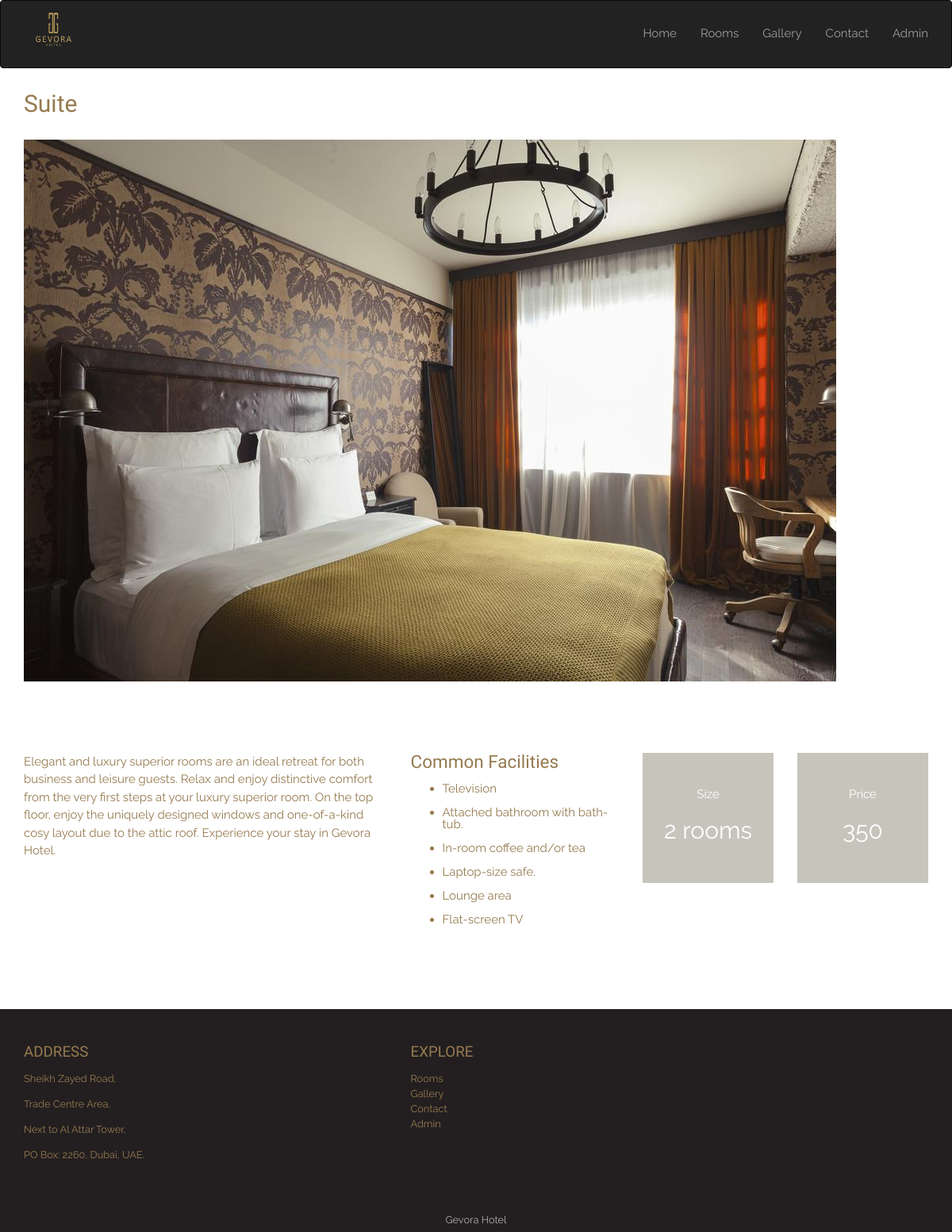
The app's page /room-details.php?id=4 with its own data.
### tables this page shows
CREATE TABLE `rooms` (
  `id` int(10) NOT NULL,
  `title` varchar(200) NOT NULL,
  `description` varchar(50000) NOT NULL,
  `size` varchar(10) NOT NULL,
  `price` varchar(10) NOT NULL,
  `image1` varchar(20) NOT NULL
);

### room-details.php (the view)
<?php include 'header.php';?>
<?php
    require_once('db.php');
    if(isset($_GET['id'])){
        $id = $_GET['id'];
        $q = "SELECT * FROM rooms WHERE rooms.id = $id";
        $run = mysqli_query($con, $q);
        $row = mysqli_fetch_array($run);
    }
?>
<div class="container">
<h1 class="title"><?php echo $row['title']; ?></h1>
            <div id="RoomDetails" >
                <img src="images/photos/<?php echo $row['image1']; ?>" >
            </div>
<div class="room-features spacer">
  <div class="row">
    <div class="col-sm-12 col-md-5">
    <p><?php echo $row['description']; ?></p>
    </div>
    <div class="col-sm-6 col-md-3 amenitites">
    <h3>Common Facilities</h3>
    <ul>
      <li>Television</li>
      <li>Attached bathroom with bath-tub.</li>
      <li>In-room coffee and/or tea</li>
      <li>Laptop-size safe.</li>
      <li>Lounge area</li>
      <li>Flat-screen TV</li>
    </ul>
    </div>
    <div class="col-sm-3 col-md-2">
      <div class="size-price">Size<span><?php echo $row['size']; ?> rooms</span></div>
    </div>
    <div class="col-sm-3 col-md-2">
      <div class="size-price">Price<span><?php echo $row['price']; ?></span></div>
    </div>
  </div>
</div>
</div>
<?php include 'footer.php';?>

### assets/style.css (style rules this page uses)
body { background-color: #fff; font-family: 'Raleway', sans-serif; font-size: 15px; line-height: 15px; color: #967a50; }
h1,h2,h3,h4,h5,h6 { font-family:'Old Standard TT', serif;line-height: 1em;margin: 0; }
h1 { font-size: 5em; }
h1.title,h2 { font-size: 2em;line-height: 3em; }
h3 { font-size: 1.5em; margin-bottom: 0.70em; }
p { margin-bottom: 1em;line-height: 1.5em; }
.spacer { padding:6em 0; }
.room-features .amenitites li { margin-bottom: 1em; }
.room-features .size-price { background-color: #C7C5BB; padding: 2em 0; text-align: center; color: #fff; height: 10.97em; line-height: 3em; }
.room-features .size-price span { display: block; font-size: 2em; }

### records on screen
rooms: title "Suite", image1 (picture), description "Elegant and luxury superior rooms are an ideal retreat for both business and leisure guests. Relax and enjoy distinctive comfort from the very first steps at your luxury superior room. On the top floor, enjoy the uniquely designed windows and one-of-a-kind cosy layout due to the attic roof. Experience your stay in Gevora Hotel.", size "2", price "350"
